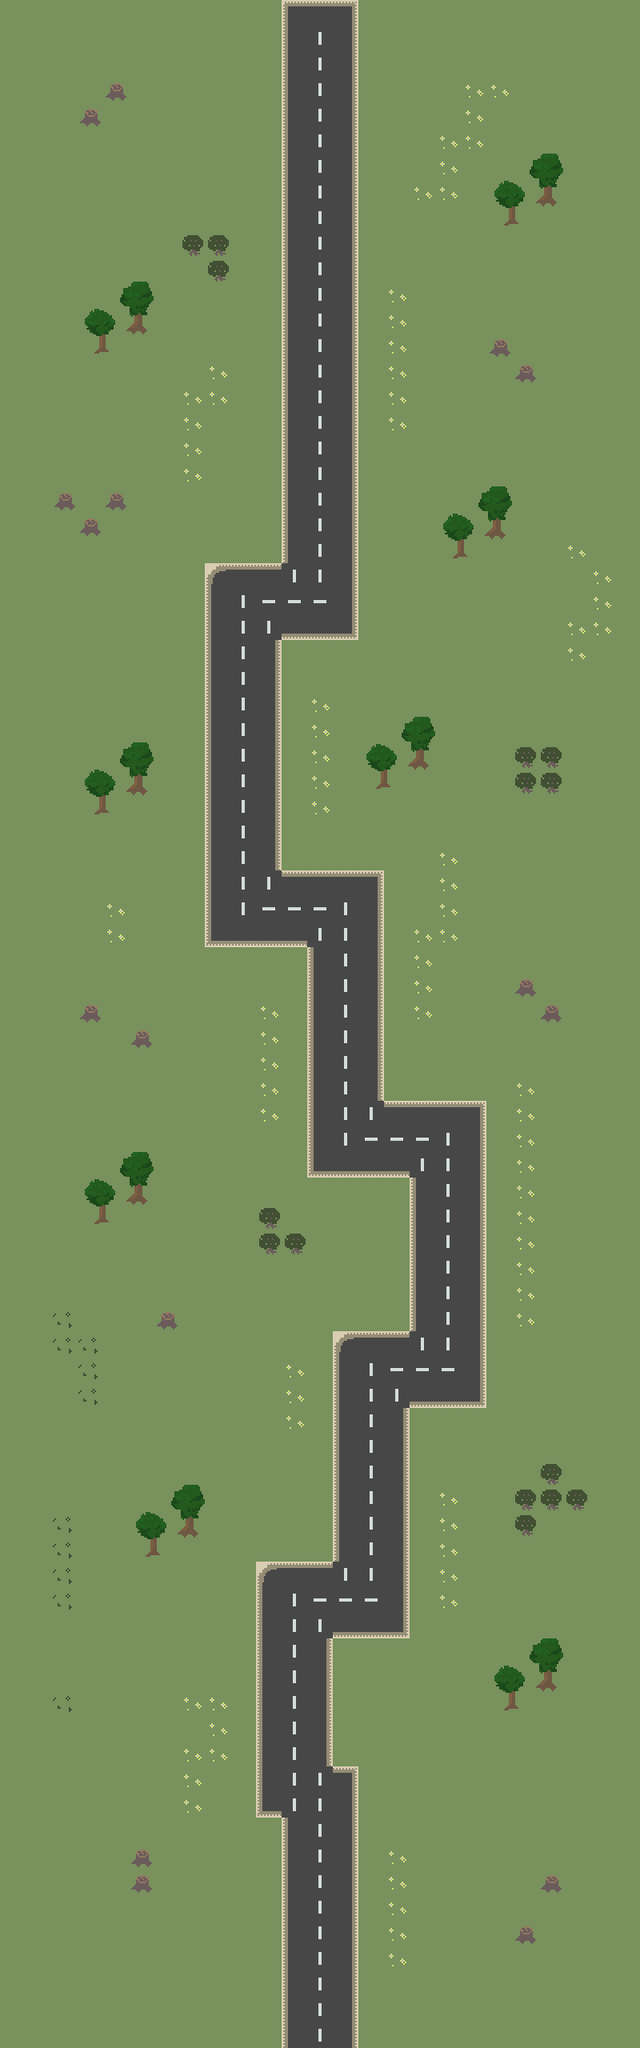

Tiled map render using the project's own tile images. Description and the whole map definition, tile-layer contents included, below:
An orthogonal 25x80 tile map with 32x32 px tiles, 1 tile layer (Tile Layer 1).

<map version="1.0" orientation="orthogonal" renderorder="right-down" width="25" height="80" tilewidth="32" tileheight="32" nextobjectid="1">
 <tileset firstgid="1" name="tileset" tilewidth="32" tileheight="32" tilecount="36" columns="6">
  <image source="../static/img/tileset.png" width="192" height="192" />
 </tileset>
 <layer name="Tile Layer 1" width="25" height="80">
  <data encoding="csv">
2,2,2,2,2,2,2,2,2,2,2,4,5,6,2,2,2,2,2,2,2,2,2,2,2,
2,2,2,2,2,2,2,2,2,2,2,10,11,12,2,2,2,2,2,2,2,2,2,2,2,
2,2,2,2,2,2,2,2,2,2,2,10,11,12,2,2,2,2,2,2,2,2,2,2,2,
2,2,2,2,14,2,2,2,2,2,2,10,11,12,2,2,2,2,1,1,2,2,2,2,2,
2,2,2,14,2,2,2,2,2,2,2,10,11,12,2,2,2,2,1,2,2,2,2,2,2,
2,2,2,2,2,2,2,2,2,2,2,10,11,12,2,2,2,1,1,2,2,2,2,2,2,
2,2,2,2,2,2,2,2,2,2,2,10,11,12,2,2,2,1,2,22,23,24,2,2,2,
2,2,2,2,2,2,2,2,2,2,2,10,11,12,2,2,1,1,2,28,29,30,2,2,2,
2,2,2,2,2,2,2,2,2,2,2,10,11,12,2,2,2,2,2,34,35,36,2,2,2,
2,2,2,2,2,2,2,9,9,2,2,10,11,12,2,2,2,2,2,2,2,2,2,2,2,
2,2,2,2,2,2,2,2,9,2,2,10,11,12,2,2,2,2,2,2,2,2,2,2,2,
2,2,2,22,23,24,2,2,2,2,2,10,11,12,2,1,2,2,2,2,2,2,2,2,2,
2,2,2,28,29,30,2,2,2,2,2,10,11,12,2,1,2,2,2,2,2,2,2,2,2,
2,2,2,34,35,36,2,2,2,2,2,10,11,12,2,1,2,2,2,14,2,2,2,2,2,
2,2,2,2,2,2,2,2,1,2,2,10,11,12,2,1,2,2,2,2,14,2,2,2,2,
2,2,2,2,2,2,2,1,1,2,2,10,11,12,2,1,2,2,2,2,2,2,2,2,2,
2,2,2,2,2,2,2,1,2,2,2,10,11,12,2,1,2,2,2,2,2,2,2,2,2,
2,2,2,2,2,2,2,1,2,2,2,10,11,12,2,2,2,2,2,2,2,2,2,2,2,
2,2,2,2,2,2,2,1,2,2,2,10,11,12,2,2,2,2,2,2,2,2,2,2,2,
2,2,14,2,14,2,2,2,2,2,2,10,11,12,2,2,2,22,23,24,2,2,2,2,2,
2,2,2,14,2,2,2,2,2,2,2,10,11,12,2,2,2,28,29,30,2,2,2,2,2,
2,2,2,2,2,2,2,2,2,2,2,10,11,12,2,2,2,34,35,36,2,2,1,2,2,
2,2,2,2,2,2,2,2,19,20,20,11,11,12,2,2,2,2,2,2,2,2,2,1,2,
2,2,2,2,2,2,2,2,25,11,26,26,26,12,2,2,2,2,2,2,2,2,2,1,2,
2,2,2,2,2,2,2,2,25,11,11,17,17,18,2,2,2,2,2,2,2,2,1,1,2,
2,2,2,2,2,2,2,2,10,11,12,2,2,2,2,2,2,2,2,2,2,2,1,2,2,
2,2,2,2,2,2,2,2,10,11,12,2,2,2,2,2,2,2,2,2,2,2,2,2,2,
2,2,2,2,2,2,2,2,10,11,12,2,1,2,2,2,2,2,2,2,2,2,2,2,2,
2,2,2,2,2,2,2,2,10,11,12,2,1,2,22,23,24,2,2,2,2,2,2,2,2,
2,2,2,22,23,24,2,2,10,11,12,2,1,2,28,29,30,2,2,2,9,9,2,2,2,
2,2,2,28,29,30,2,2,10,11,12,2,1,2,34,35,36,2,2,2,9,9,2,2,2,
2,2,2,34,35,36,2,2,10,11,12,2,1,2,2,2,2,2,2,2,2,2,2,2,2,
2,2,2,2,2,2,2,2,10,11,12,2,2,2,2,2,2,2,2,2,2,2,2,2,2,
2,2,2,2,2,2,2,2,10,11,12,2,2,2,2,2,2,1,2,2,2,2,2,2,2,
2,2,2,2,2,2,2,2,10,11,11,5,5,5,6,2,2,1,2,2,2,2,2,2,2,
2,2,2,2,1,2,2,2,10,11,26,26,26,11,12,2,2,1,2,2,2,2,2,2,2,
2,2,2,2,1,2,2,2,16,17,17,17,11,11,12,2,1,1,2,2,2,2,2,2,2,
2,2,2,2,2,2,2,2,2,2,2,2,10,11,12,2,1,2,2,2,2,2,2,2,2,
2,2,2,2,2,2,2,2,2,2,2,2,10,11,12,2,1,2,2,2,14,2,2,2,2,
2,2,2,14,2,2,2,2,2,2,1,2,10,11,12,2,1,2,2,2,2,14,2,2,2,
2,2,2,2,2,14,2,2,2,2,1,2,10,11,12,2,2,2,2,2,2,2,2,2,2,
2,2,2,2,2,2,2,2,2,2,1,2,10,11,12,2,2,2,2,2,2,2,2,2,2,
2,2,2,2,2,2,2,2,2,2,1,2,10,11,12,2,2,2,2,2,1,2,2,2,2,
2,2,2,2,2,2,2,2,2,2,1,2,10,11,11,5,5,5,6,2,1,2,2,2,2,
2,2,2,2,2,2,2,2,2,2,2,2,10,11,26,26,26,11,12,2,1,2,2,2,2,
2,2,2,22,23,24,2,2,2,2,2,2,16,17,17,17,11,11,12,2,1,2,2,2,2,
2,2,2,28,29,30,2,2,2,2,2,2,2,2,2,2,10,11,12,2,1,2,2,2,2,
2,2,2,34,35,36,2,2,2,2,9,2,2,2,2,2,10,11,12,2,1,2,2,2,2,
2,2,2,2,2,2,2,2,2,2,9,9,2,2,2,2,10,11,12,2,1,2,2,2,2,
2,2,2,2,2,2,2,2,2,2,2,2,2,2,2,2,10,11,12,2,1,2,2,2,2,
2,2,2,2,2,2,2,2,2,2,2,2,2,2,2,2,10,11,12,2,1,2,2,2,2,
2,2,7,2,2,2,14,2,2,2,2,2,2,2,2,2,10,11,12,2,1,2,2,2,2,
2,2,7,7,2,2,2,2,2,2,2,2,2,19,20,20,11,11,12,2,2,2,2,2,2,
2,2,2,7,2,2,2,2,2,2,2,1,2,25,11,26,26,26,12,2,2,2,2,2,2,
2,2,2,7,2,2,2,2,2,2,2,1,2,25,11,11,17,17,18,2,2,2,2,2,2,
2,2,2,2,2,2,2,2,2,2,2,1,2,10,11,12,2,2,2,2,2,2,2,2,2,
2,2,2,2,2,2,2,2,2,2,2,2,2,10,11,12,2,2,2,2,2,2,2,2,2,
2,2,2,2,2,2,2,2,2,2,2,2,2,10,11,12,2,2,2,2,2,9,2,2,2,
2,2,2,2,2,22,23,24,2,2,2,2,2,10,11,12,2,1,2,2,9,9,9,2,2,
2,2,7,2,2,28,29,30,2,2,2,2,2,10,11,12,2,1,2,2,9,2,2,2,2,
2,2,7,2,2,34,35,36,2,2,2,2,2,10,11,12,2,1,2,2,2,2,2,2,2,
2,2,7,2,2,2,2,2,2,2,19,20,20,11,11,12,2,1,2,2,2,2,2,2,2,
2,2,7,2,2,2,2,2,2,2,25,11,26,26,26,12,2,1,2,2,2,2,2,2,2,
2,2,2,2,2,2,2,2,2,2,25,11,11,17,17,18,2,2,2,2,2,2,2,2,2,
2,2,2,2,2,2,2,2,2,2,10,11,12,2,2,2,2,2,2,22,23,24,2,2,2,
2,2,2,2,2,2,2,2,2,2,10,11,12,2,2,2,2,2,2,28,29,30,2,2,2,
2,2,7,2,2,2,2,1,1,2,10,11,12,2,2,2,2,2,2,34,35,36,2,2,2,
2,2,2,2,2,2,2,2,1,2,10,11,12,2,2,2,2,2,2,2,2,2,2,2,2,
2,2,2,2,2,2,2,1,1,2,10,11,12,2,2,2,2,2,2,2,2,2,2,2,2,
2,2,2,2,2,2,2,1,2,2,10,11,11,6,2,2,2,2,2,2,2,2,2,2,2,
2,2,2,2,2,2,2,1,2,2,16,11,11,12,2,2,2,2,2,2,2,2,2,2,2,
2,2,2,2,2,2,2,2,2,2,2,10,11,12,2,2,2,2,2,2,2,2,2,2,2,
2,2,2,2,2,14,2,2,2,2,2,10,11,12,2,1,2,2,2,2,2,2,2,2,2,
2,2,2,2,2,14,2,2,2,2,2,10,11,12,2,1,2,2,2,2,2,14,2,2,2,
2,2,2,2,2,2,2,2,2,2,2,10,11,12,2,1,2,2,2,2,2,2,2,2,2,
2,2,2,2,2,2,2,2,2,2,2,10,11,12,2,1,2,2,2,2,14,2,2,2,2,
2,2,2,2,2,2,2,2,2,2,2,10,11,12,2,1,2,2,2,2,2,2,2,2,2,
2,2,2,2,2,2,2,2,2,2,2,10,11,12,2,2,2,2,2,2,2,2,2,2,2,
2,2,2,2,2,2,2,2,2,2,2,10,11,12,2,2,2,2,2,2,2,2,2,2,2,
2,2,2,2,2,2,2,2,2,2,2,10,11,12,2,2,2,2,2,2,2,2,2,2,2
</data>
 </layer>
</map>